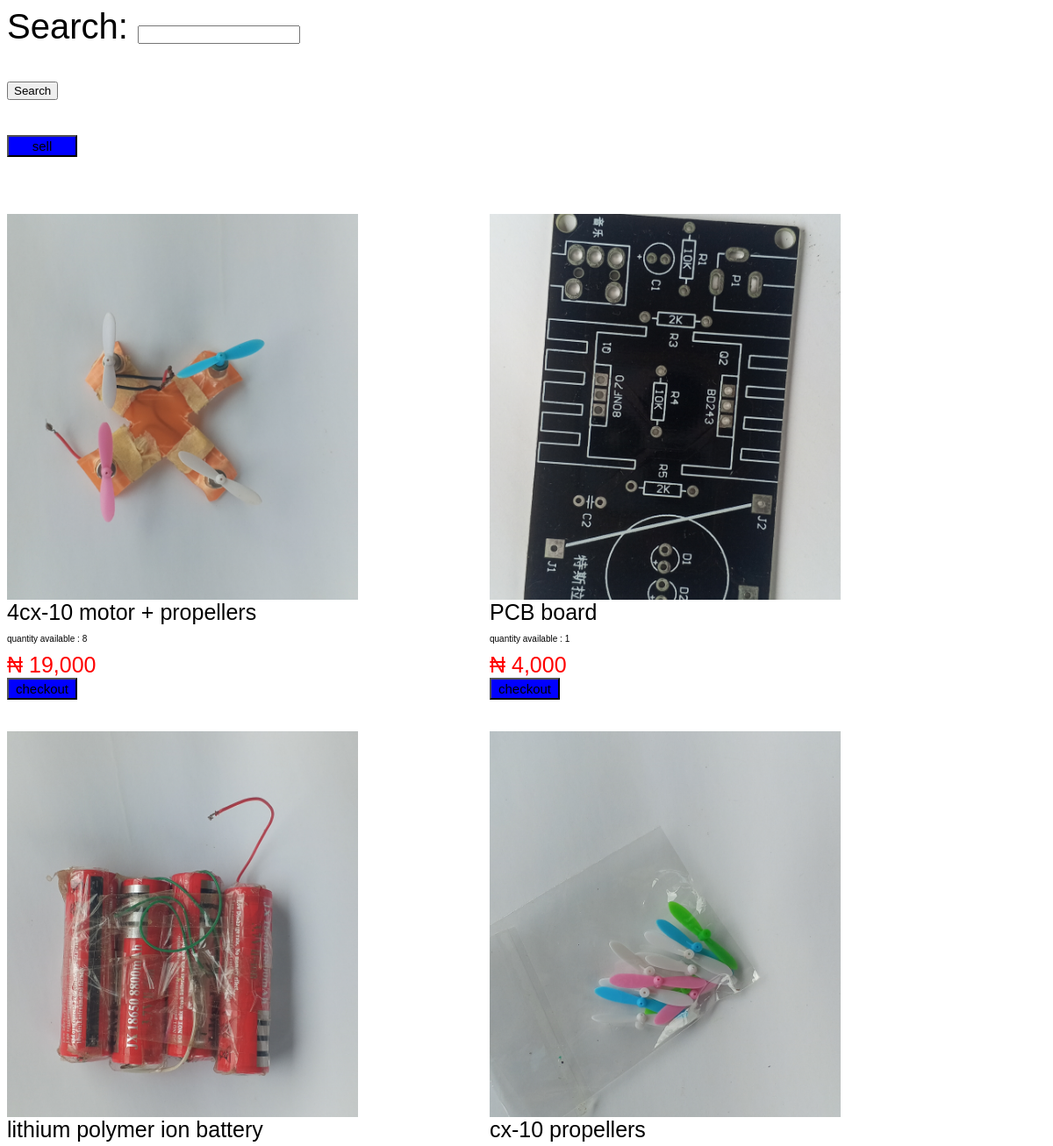
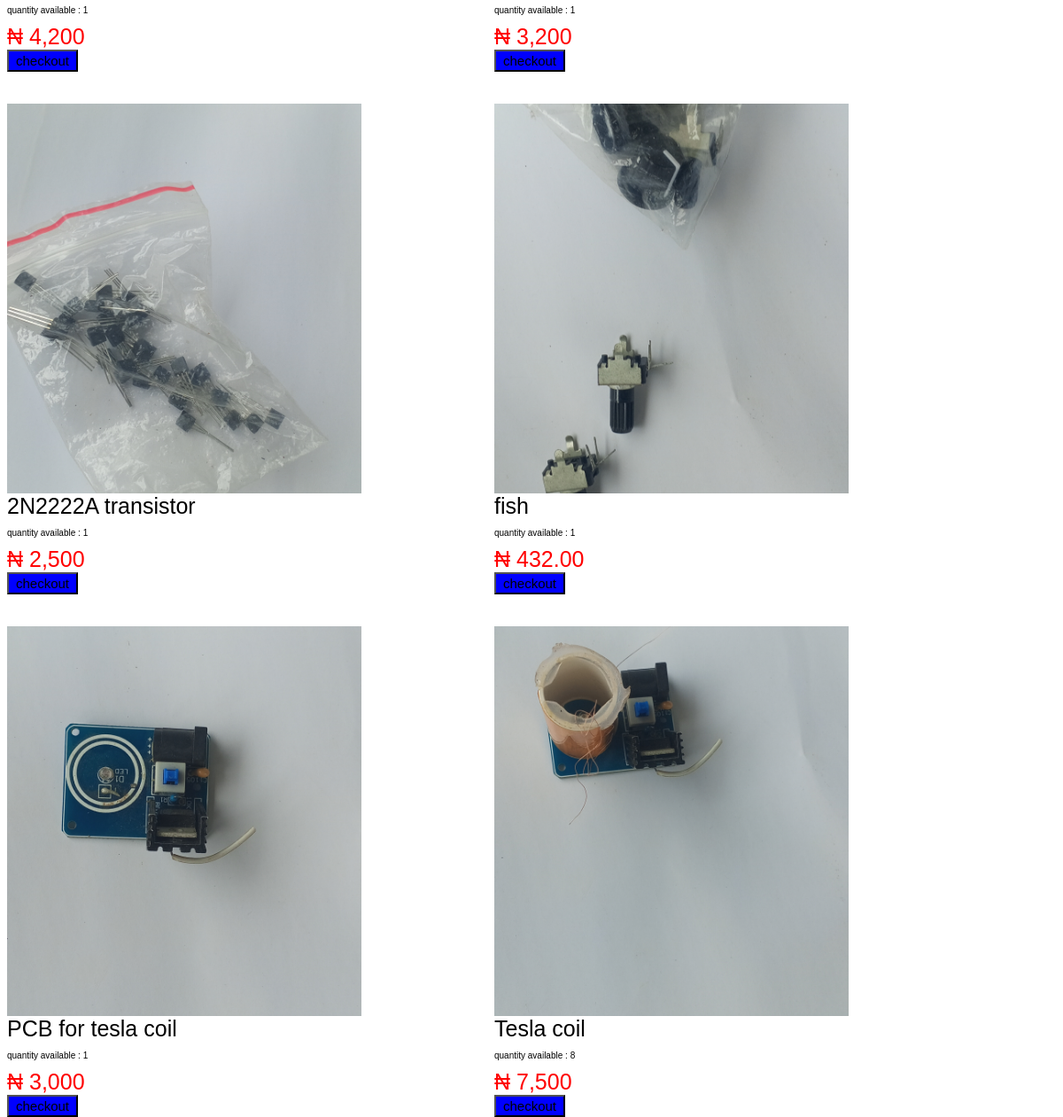
Screenshot of /products/ with the database file from the repository (2 pictures, top to bottom).
### products/models.py (models this page shows, shortened)
class Product(models.Model):
    title = models.TextField()
    description = models.TextField(default='this is cool')
    image = models.ImageField(upload_to='product/images')
    price = models.DecimalField(max_digits=1000 , decimal_places=2)
    quantity_avail = models.DecimalField(max_digits=1000000000 , decimal_places=0 , default =1)
    quantity_cart = models.DecimalField(max_digits=1000000000 , decimal_places=0 ,default=0)
    def get_absolute_url(self):
        return reverse('detail_view' , kwargs={'id' : self.id})
    def comma_price(self):
         nw = self.price
         c =int(nw)
         if len(str(c))>3:
           now =comma(c)
           return now
         else :
              return nw

### products/views.py (the view, shortened to what this page needs)
# urls.py: urlpatterns = [path('products/' , search_view , name= 'search' ) ,
def search_view(request , *args , **kwargs):
  product =      Product.objects.all()
  n =      Product.objects.count()
  a = int( n/3 )
  x = Product.objects.filter(title__iendswith='board')
  y = Product.objects.filter(title__istartswith='c')
  form = Search_form(request.POST or None)
  context ={
        'products' : product ,
        'one-third' :int( a) ,
        'total' : n ,
        'x' : x ,
        'y' : y ,
        'form' : form
    }
  return render(request , 'all_view.html' , context)

### products/forms.py
class Search_form(forms.Form):
    search = forms.CharField()

### products/models.py (called while the page is built)
def comma(b):
  m= str(b)
  a =list(m)
  c =len(a)
  comma_posi=[]
  i =1
  while i <= c :
          n =-i
          comma_posi.append(a[n])
          if  i%3==0 :
                  comma_posi.append(',')
          i+= 1
  comma2 = comma_posi.reverse()
  final_comma =''.join(comma_posi)
  return(final_comma)

### templates/all_view.html (shortened to what this page needs)
<head>
</head>
<body>
    <form action="." method="POST">{% csrf_token %}
    <p>{{form.as_p}}</p>
     <input type = 'submit' value = 'Search'>
    </form >
  <div class ="sell_button">  <button onclick="window.location.href='../sell/'">sell </button>
    </div>
<div class="container">
{% for product in products %}
<div class="image-card">
    <img src="{{product.image.url}}"  alt = "image of a product" >
    <div class = 'title'> {{product.title}}</div>
   <div class = 'quantity'> <p>quantity available : {{product.quantity_avail}}</p></div>
<div class="price"> ₦ {{product.comma_price}}</div>
<button onclick = "window.location.href='{{ product.get_absolute_url }}'"> checkout</button>
</div>
{% endfor %}
</div>
</body>

### templates/all_view.html (style rules this page uses)
img { height: 1000px; width: 500px; }
body { font-family: Arial, Helvetica, sans-serif; font-size: 40px; }
.container { display: grid; grid-template-rows: repeat( 5 , 590px); grid-template-columns: repeat( 2, 550px); height: 305px; }
.image-card { height:520px; width:530px; }
.title { font-family: Arial, Helvetica, sans-serif; font-size: 25px; }
.price { font-family: Arial, Helvetica, sans-serif; font-size: 25px; color: red; }
img { width:400px; height: 440px; object-fit: cover; }
button { width:80px ; height:25px; font-size: 15px; font: bold; background-color:blue; }
.quantity { font-family: Arial, Helvetica, sans-serif; font-size: 10px; }
.sell_button { height : 90px; width: 80px; }

### rows the page displays
Product: image (picture), title "4cx-10 motor + propellers", quantity_avail "8", comma_price "19,000"
Product: image (picture), title "PCB board", quantity_avail "1", comma_price "4,000"
Product: image (picture), title "lithium polymer ion battery", quantity_avail "1", comma_price "4,200"
Product: image (picture), title "cx-10 propellers", quantity_avail "1", comma_price "3,200"
Product: image (picture), title "2N2222A transistor", quantity_avail "1", comma_price "2,500"
Product: image (picture), title "fish", quantity_avail "1", comma_price "432.00"
Product: image (picture), title "PCB for tesla coil", quantity_avail "1", comma_price "3,000"
Product: image (picture), title "Tesla coil", quantity_avail "8", comma_price "7,500"
